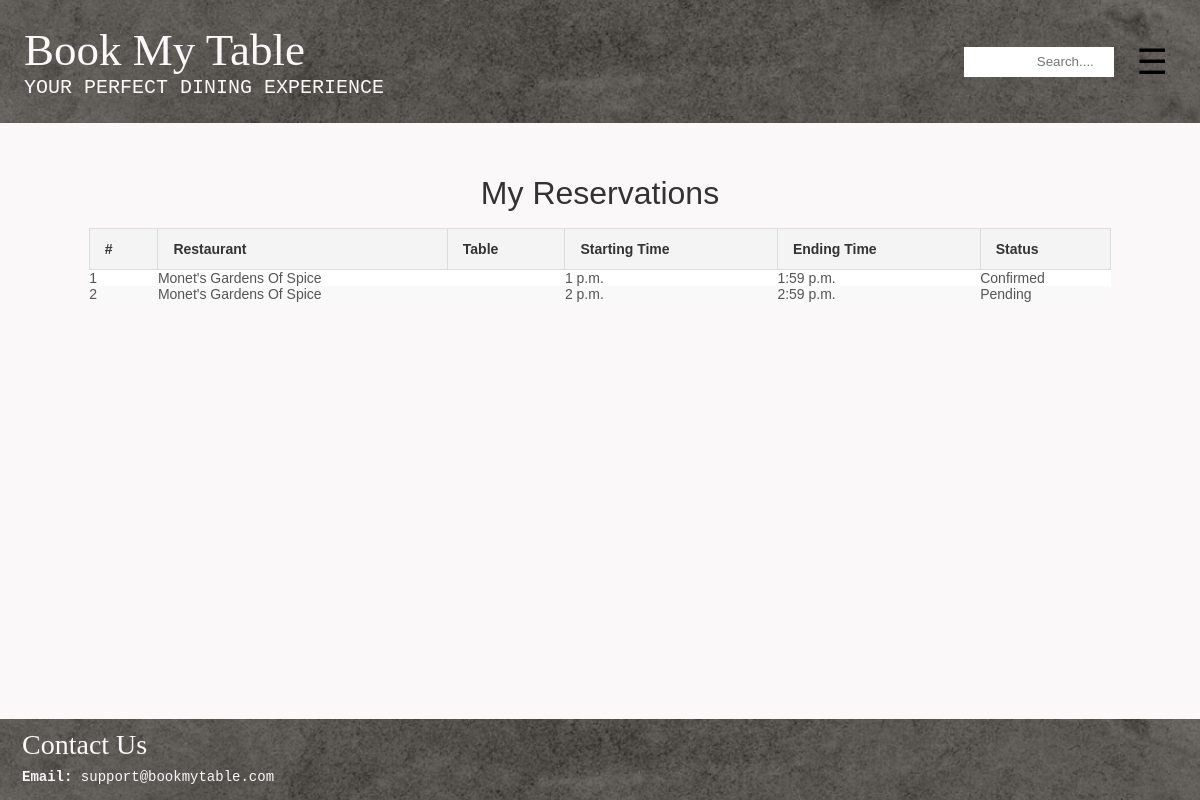
The app's page /my-reservations/ (signed in), older data.
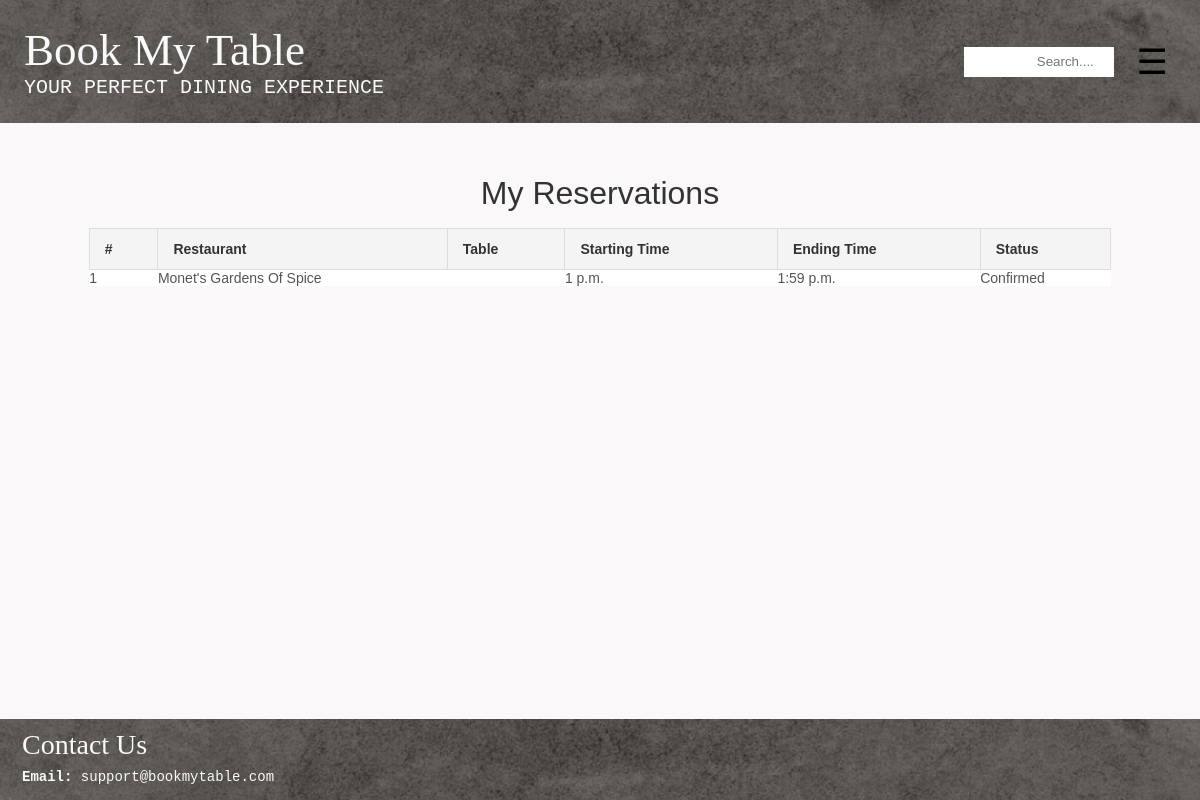
The same page, newer data.
### reservation/models.py (models this page shows, shortened)
class Reservation(models.Model):
    customer = models.ForeignKey(
        settings.AUTH_USER_MODEL,
        on_delete=models.CASCADE,
        limit_choices_to={'is_customer': True},  # Ensure only customers can be linked
        related_name="reservations"
    )
    restaurant = models.ForeignKey(
        Restaurant,  # Reference to the restaurant
        on_delete=models.CASCADE,
        related_name="reservations"
    )
    table = models.ForeignKey(
        Table,  # Reference to the selected table
        on_delete=models.CASCADE,
        related_name="reservations",
        default=1
    )
    starting_time = models.TimeField()
    ending_time = models.TimeField()
    reservation_status = models.CharField(max_length=20, default='Pending')

### restaurant/models.py (models this page shows, shortened)
class Restaurant(models.Model):
    R_ID = models.AutoField(primary_key=True)
    R_Name = models.CharField(max_length=100)
    owner = models.OneToOneField('users.Owner', on_delete=models.CASCADE, related_name='restaurant')
    R_EmailAddress = models.EmailField(unique=True)
    R_ContactNumber = models.CharField(unique = True, max_length=15)
    R_Address = models.TextField() # this will allow for multiple addresses too
    R_Description = models.TextField(blank=True, null=True) #can be left blank, will store NULL if no value exists
    R_CuisineTypes = models.CharField(max_length=100)
    R_ReservationCost = models.DecimalField(max_digits=10, decimal_places=2)
    R_OpenHours = models.CharField(max_length=100) # e.g "Mon-Fri: 9:00AM - 8PM"
    Rating = models.DecimalField(decimal_places=2, default=0.0, max_digits=100)
    NetRevenue = models.DecimalField(max_digits=15, decimal_places=2, default=0.0)

### users/views.py (the view)
# urls.py: path('my-reservations/', views.my_reservations, name='my_reservations'),
@login_required
def my_reservations(request):
    user = request.user
    if user.is_customer:
        reservations = Reservation.objects.filter(customer=user)
    elif user.is_owner:
        reservations = Reservation.objects.filter(restaurant__owner=user)
    else:
        reservations = []
    return render(request, 'users/my_reservations.html', {'reservations': reservations})

### users/templates/users/my_reservations.html (shortened to what this page needs)
{% extends 'layout.html' %}
{% block content %}
<div class="myreservations_table-container">
    <h2 class="card-header text-center">My Reservations</h2>
    {% if reservations %}
        <table class="myreservations_table">
            <thead>
                <tr>
                    <th>#</th>
                    <th>Restaurant</th>
                    <th>Table</th>
                    <th>Starting Time</th>
                    <th>Ending Time</th>
                    <th>Status</th>
                </tr>
            </thead>
            <tbody>
                {% for reservation in reservations %}
                <tr>
                    <td>{{ forloop.counter }}</td>
                    <td>{{ reservation.restaurant.R_Name }}</td>
                    <td>{{ reservation.table.table_number }}</td>
                    <td>{{ reservation.starting_time }}</td>
                    <td>{{ reservation.ending_time }}</td>
                    <td>{{ reservation.reservation_status }}</td>
                </tr>
                {% endfor %}
            </tbody>
        </table>
    {% else %}
        <p>No reservations found.</p>
    {% endif %}
</div>
{% endblock %}

Row changes from the older to the newer data that the page shows:
no longer on this page (row edited): Reservation: restaurant.R_Name "Monet's Gardens Of Spice", starting_time "2 p.m.", ending_time "2:59 p.m.", reservation_status "Pending"
